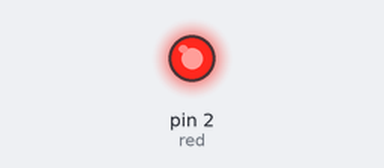
Bench run of a sketch on a simulated Arduino Uno, built with avr-gcc and run on an emulated ATmega328P. Shown: output pins drawn as LEDs (lit = HIGH).

Above: at 0.5 s.
At 3.5 s:
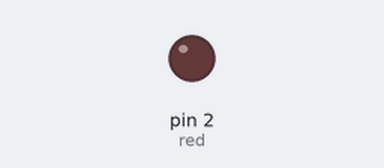
Timing chart, 0 to 7.8 s (numbered marks = the images above):
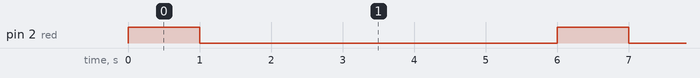

The sketch:

blinking_6_leds.ino
```cpp
int red = 2;
int green = 4;
int yellow = 7;

void setup() {
  // put your setup code here, to run once:
  pinMode(red, OUTPUT);
}

void loop() {
  // put your main code here, to run repeatedly:
  digitalWrite(red, HIGH);
  delay(1000);
  digitalWrite(red, LOW);
  delay(1000);

  digitalWrite(green, HIGH);
  delay(1000);
  digitalWrite(green, LOW);
  delay(1000);

  digitalWrite(yellow, HIGH);
  delay(1000);
  digitalWrite(yellow, LOW);
  delay(1000);
}
```

Measured:
- by itself, pin 2 (red): alternates HIGH for 1.0 s and LOW for 5.0 s
